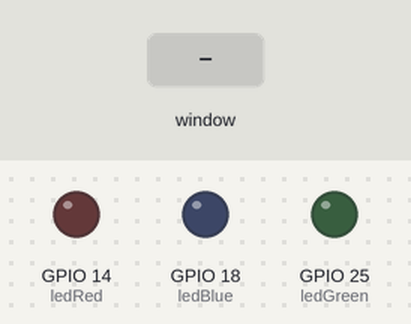
Bench run of a program on a simulated Raspberry Pi (BCM pin numbers). On the bench: output pins drawn as LEDs (lit = HIGH). Inputs (shaded band) come from the test bench. The desktop window is not drawn, its controls go by their first labels and the mouse button is held 0.15 s. At 5.8 s the program stops and its outputs stay as they are.

Above: at 1.2 s.
1.3 s: control labelled "Turn Red LED On" in the window clicked
At 2.5 s:
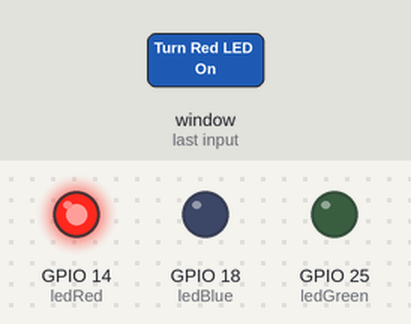
2.8 s: control labelled "Turn Blue LED On" in the window clicked
At 3.6 s:
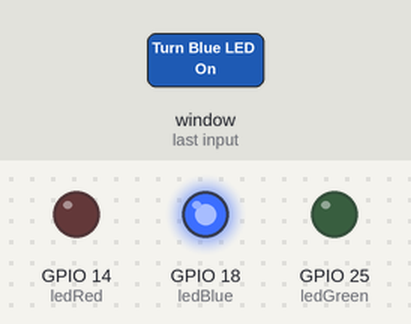
4.3 s: control labelled "Turn Green LED On" in the window clicked
At 4.8 s:
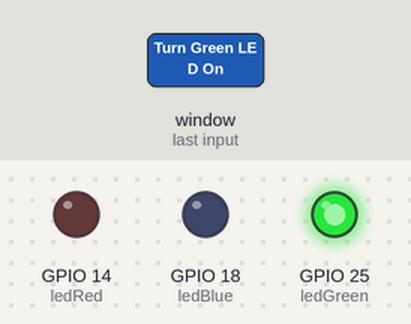
5.8 s: control labelled "Exit" in the window clicked
At 7.0 s:
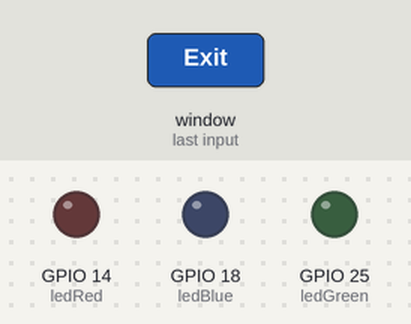
Timing chart, 0 to 7.3 s (numbered marks = the images above; inputs shaded):
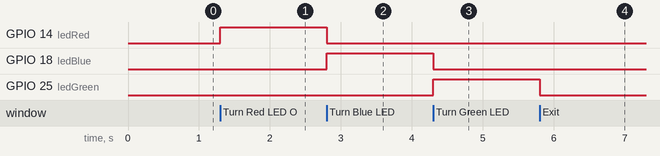

Measured:
- after the input at 1.3 s, GPIO 14 (ledRed): LOW → HIGH at once
- after the input at 2.8 s, GPIO 14 (ledRed): HIGH → LOW at once; GPIO 18 (ledBlue): LOW → HIGH at once
- after the input at 4.3 s, GPIO 18 (ledBlue): HIGH → LOW at once; GPIO 25 (ledGreen): LOW → HIGH at once
- after the input at 5.8 s, GPIO 25 (ledGreen): HIGH → LOW at once

The program:

5.2C.py
```python
# Blue is on GPIO18 (port 12)
# Red is on GPIO14 (port 8)
# Green is on GPIO25 (port 22)

from tkinter import *
import tkinter.font
from gpiozero import LED
import RPi.GPIO
RPi.GPIO.setmode(RPi.GPIO.BCM)

#hardware
ledRed = LED(14)
ledBlue = LED(18)
ledGreen = LED(25)

# GUI Definitions
win = Tk()
win.title("LED Toggler")
myFont = tkinter.font.Font(family = 'Helvetica', size = 12, weight = "bold")

def reset():
    ledRed.off()
    ledBlue.off()
    ledGreen.off()
    ledRedButton["text"] = "Turn RED on"
    ledGreenButton["text"] = "Turn Green on"
    ledBlueButton["text"] = "Turn Blue on"
#Event Functions
def ledToggle(color):
    reset()
    if color == "Red":
        ledRed.on()
        ledRedButton["text"] = "Turn RED LED Off"
    elif color == "Green":
        ledGreen.on()
        ledGreenButton["text"] = "Turn Green LED Off"
    elif color == "Blue":
        ledBlue.on()
        ledBlueButton["text"] = "Turn Blue LED Off"

def close():
    RPi.GPIO.cleanup()
    win.destroy()

#Widgets
ledRedButton = Button(win, text = 'Turn Red LED On', font = myFont, command = lambda:ledToggle("Red"), bg = 'bisque2', height = 1, width = 24)
ledRedButton.grid(row=0, column =1)

ledBlueButton = Button(win, text = 'Turn Blue LED On', font = myFont, command = lambda:ledToggle("Blue"), bg = 'bisque2', height = 1, width = 24)
ledBlueButton.grid(row=1, column =1)

ledGreenButton = Button(win, text = 'Turn Green LED On', font = myFont, command = lambda:ledToggle("Green"), bg = 'bisque2', height = 1, width = 24)
ledGreenButton.grid(row=2, column =1)

exitButton = Button(win, text = 'Exit', font = myFont, command = close, bg = 'red', height = 1, width = 6)
exitButton.grid(row=3, column =1)

win.protocol("WM DELETE WINDOW", close)

win.mainloop()
```
